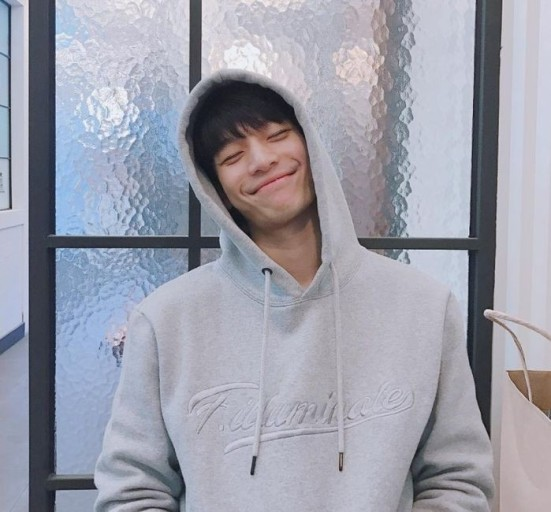
#> input picture 06_multimedia/wiwiwi.jpg, 551 x 512 px
$ python opencv_image.py
#> lines starting #> are read from the running program, lines starting #| are printed output that depends on the picture
import cv2

img = cv2.imread('wiwiwi.jpg')
#> img is the input picture: shape (512, 551, 3); mean B, G, R 169.9, 157.6, 156
img2 = cv2.resize(img, (1000, 800))
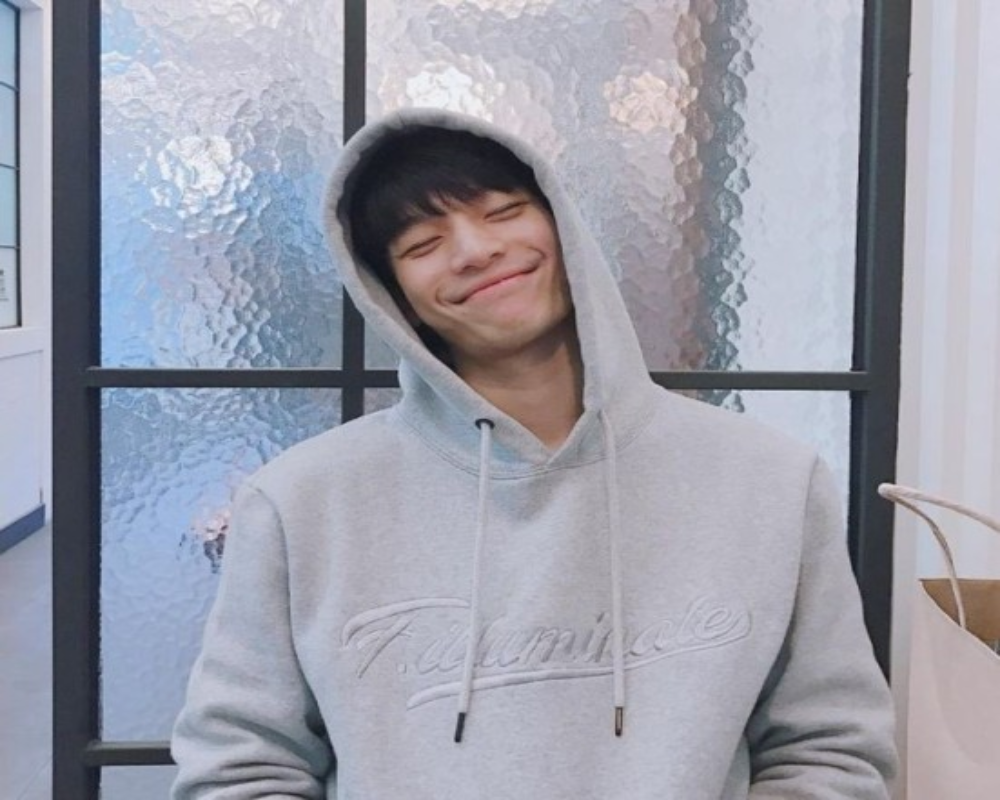
#> img2: shape (800, 1000, 3); mean B, G, R 169.8, 157.5, 155.9

cv2.imshow('wiwiwi', img)
cv2.imshow('wiwiwi2', img2)

# 숫자가 작아질수록 점간의 간격이 좁아짐
edge1 = cv2.Canny(img, 50, 100)
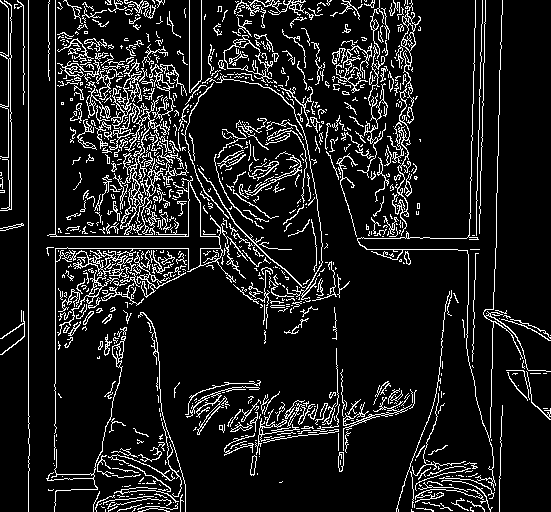
#> edge1: shape (512, 551); 11% white in thin lines or dots
edge2 = cv2.Canny(img, 100, 150)
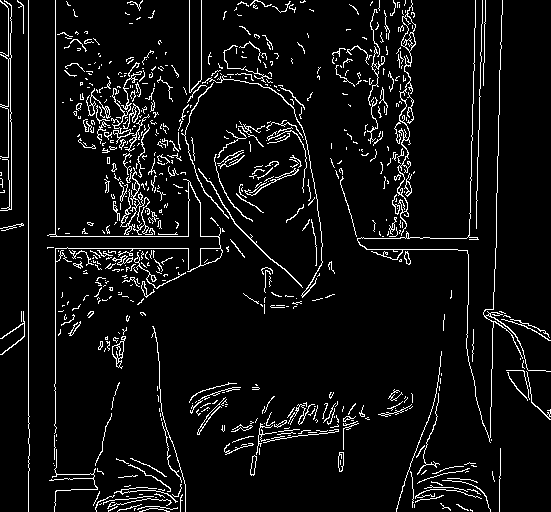
#> edge2: shape (512, 551); 6.4% white in thin lines or dots
edge3 = cv2.Canny(img, 150, 200)
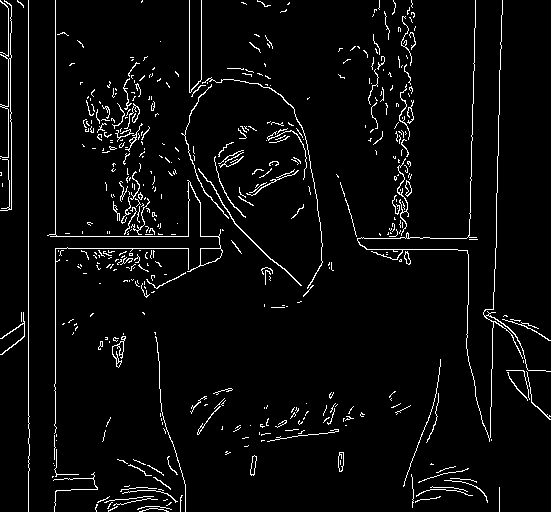
#> edge3: shape (512, 551); 4.1% white in thin lines or dots

cv2.imshow('edge1', edge1)
cv2.imshow('edge2', edge2)
cv2.imshow('edge3', edge3)

cv2.waitKey(0)

#> (the run stopped early here; a loop or call above may not have finished)

$ run again, with 06_multimedia/dag.jpg copied over 06_multimedia/wiwiwi.jpg
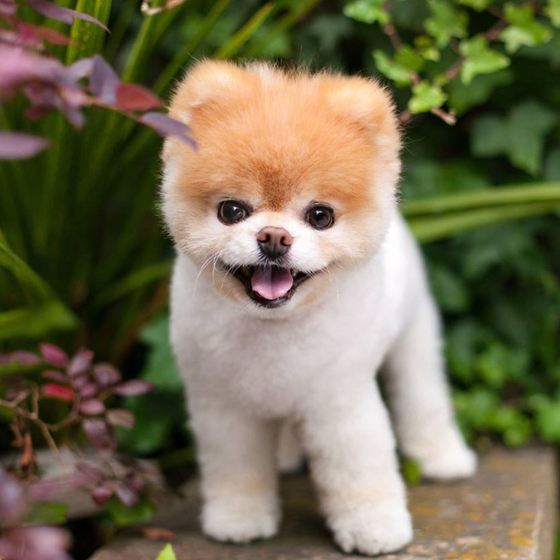
#> input picture 06_multimedia/dag.jpg, 560 x 560 px
#> img is the input picture: shape (560, 560, 3); mean B, G, R 81.3, 108.9, 115.3
#> `edge1 = cv2.Canny(img, 50, 100)`:
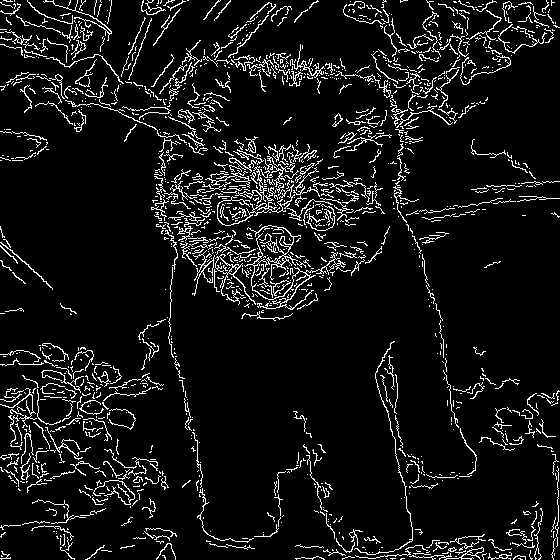
#> edge1: shape (560, 560); 8% white in thin lines or dots
#> edge2: shape (560, 560); 3.9% white in thin lines or dots
#> `edge3 = cv2.Canny(img, 150, 200)`:
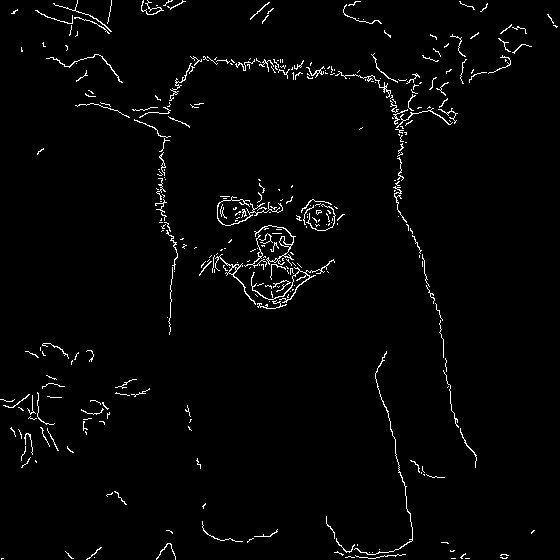
#> edge3: shape (560, 560); 2.2% white in thin lines or dots
